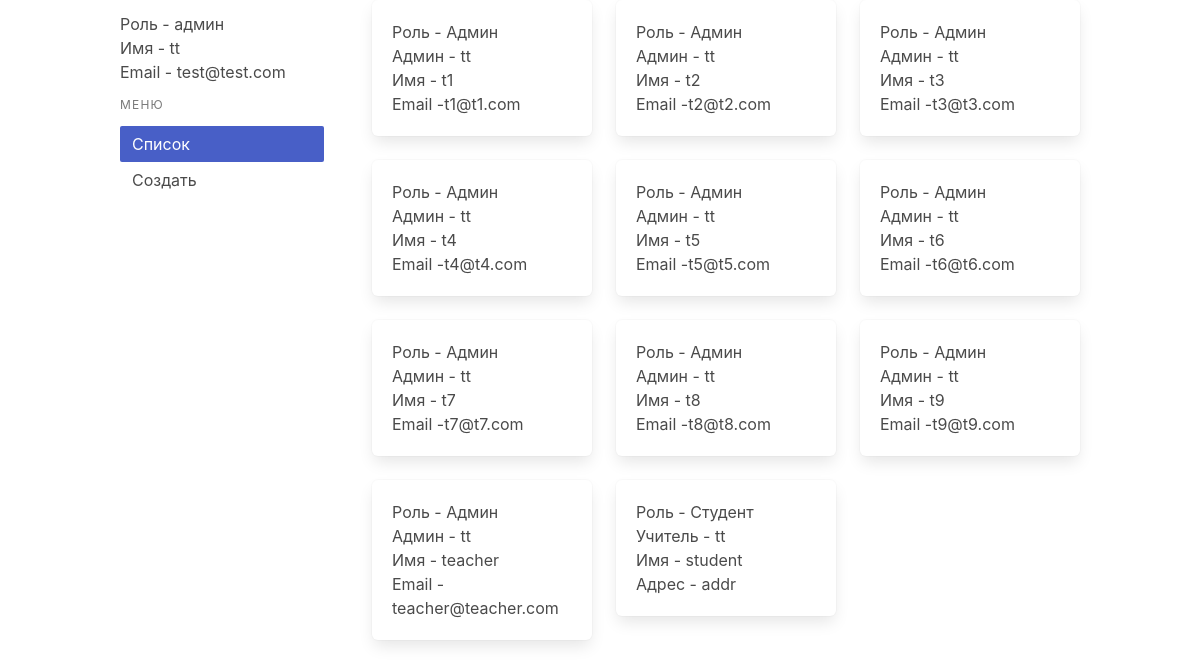
Page / (signed in) on the earlier database version.
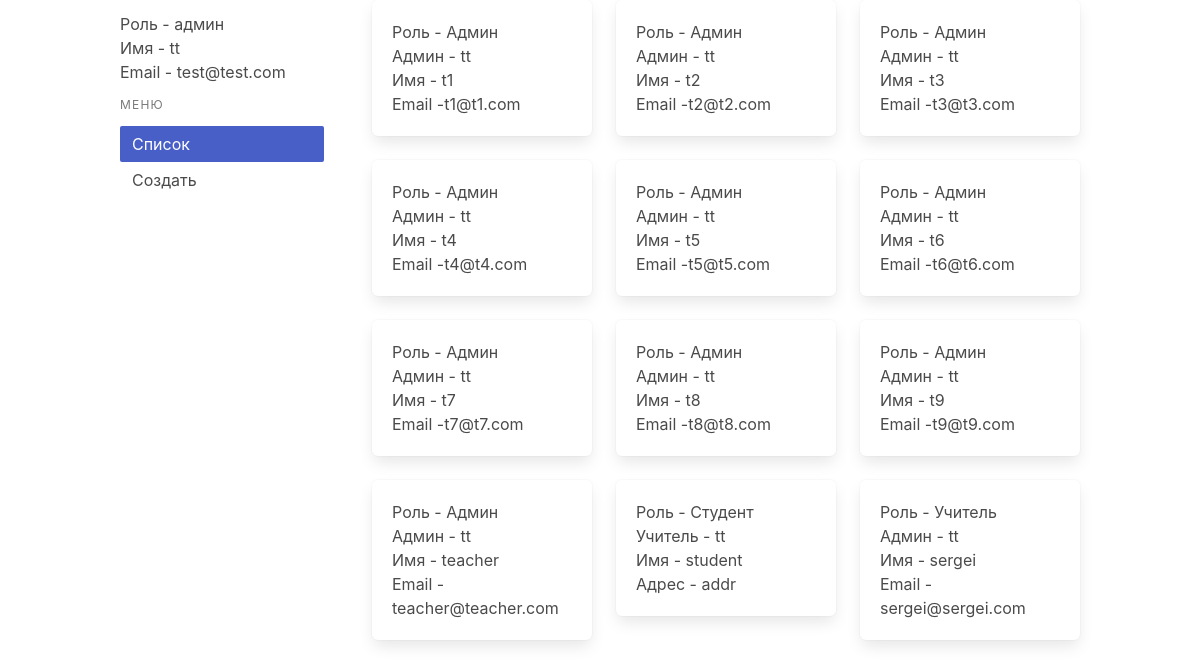
Same page on the later database version.
### app/models/user.py (models this page shows, shortened)
class User(db.Model, UserMixin):
    id = db.Column(db.Integer, primary_key=True)
    email = db.Column(db.String(120), index=True, unique=True)
    password = db.Column(db.String(128))
    name = db.Column(db.String(64), nullable=False)
    age = db.Column(db.Integer)
    address = db.Column(db.String(150))
    admin_id = db.Column(db.Integer, db.ForeignKey('user.id'))
    parent_admin = db.relationship('User',
                                   primaryjoin=('user.c.id==user.c.admin_id'),
                                   remote_side='User.id',
                                   backref=db.backref('admins'))
    teacher_id = db.Column(db.Integer, db.ForeignKey('user.id'))
    admin = db.relationship('User',
                            primaryjoin=('user.c.id==user.c.teacher_id'),
                            remote_side='User.id',
                            backref=db.backref('teachers'))
    student_id = db.Column(db.Integer, db.ForeignKey('user.id'))
    teacher = db.relationship('User',
                              primaryjoin=('user.c.id==user.c.student_id'),
                              remote_side='User.id',
                              backref=db.backref('students'))

### app/routes/index.py (the view)
@app.route('/')
@login_required
def index():
    users = []
    if current_user.admin_id is not None:
        users = User.query.filter(
            User.id != current_user.id,
        ).all()
    elif current_user.teacher_id is not None:
        users = User.query.filter(
            User.id != current_user.id,
            User.student_id == User.id
        ).all()
    return render_template('pages/index.html', users=users)

### app/models/__init__.py (called while the page is built)
@login.user_loader
def load_user(id):
    return User.query.get(int(id))

### app/templates/pages/index.html
{% extends "base.html" %}
{% set current_url = '/' %}
{% block content %}
  <main class='container'>
    <div class='columns is-variable is-6'>
      {% include "partials/_menu.html" %}
      <section class='column'>
        <div class='columns is-multiline'>
          {% for user in users %}
            <div class='column is-4'>
              <div class='box'>
                {% if user.admin_id is not none %}
                  <p>
                    Роль - Админ
                    <br/>
                    Админ - {{ user.parent_admin.name }}
                  </p>
                  <p>
                    Имя - {{ user.name }}
                  </p>
                  <p>
                    Email -{{ user.email }}
                  </p>
                {% elif user.teacher_id is not none %}
                  <p>
                    Роль - Учитель
                    <br/>
                    Админ - {{ user.admin.name }}
                  </p>
                  <p>
                    Имя - {{ user.name }}
                  </p>
                  <p>
                    Email -{{ user.email }}
                  </p>
                {% elif user.student_id is not none %}
                  <p>
                    Роль - Студент
                    <br/>
                    Учитель - {{ user.teacher.name }}
                  </p>
                    <p>
                    Имя - {{ user.name }}
                  </p>
                  <p>
                    Адрес - {{ user.address }}
                  </p>
                {% endif %}
              </div>
            </div>
          {% endfor %}
        </div>
      </section>
    </div>
  </main>
{% endblock %}

### app/templates/base.html (shortened to what this page needs)
<!DOCTYPE html>
<html lang="en">
<head>
  <link rel="stylesheet" href="https://cdnjs.cloudflare.com/ajax/libs/bulma/0.7.4/css/bulma.min.css"
 />
  <link rel="stylesheet" href='{{ url_for("static", filename="styles.css") }}' />
</head>
<body>
  {% block content %}
  {% endblock %}
</body>
</html>

### app/templates/partials/_menu.html
<aside class='menu column is-3'>
  <p class='field'>
    <p class='control'>
      {% if current_user.admin_id is not none %}
        Роль - админ
      {% elif current_user.teacher_id is not none %}
        Роль - учитель
        {{ current_user.admin.name }}
      {% endif %}
    </p>
    <p class='control'>
      Имя - {{ current_user.name }}
    </p>
    <p class='control'>
      Email - {{ current_user.email }}
    </p>
  </p>
  <p class='menu-label'>
    Меню
  </p>
  <ul class='menu-list'>
    <li>
      <a href='{{ url_for("index") }}' class='{{ "is-active" if current_url == "/" }}'>Список</a>
    </li>
    <li>
      <a href='{{ url_for("create") }}' class='{{ "is-active" if current_url == "/create" }}'>Создать</a>
    </li>
  </ul>
</aside>

Differences in the rows shown:
added User: admin.name "tt", name "sergei", email "sergei@sergei.com"
